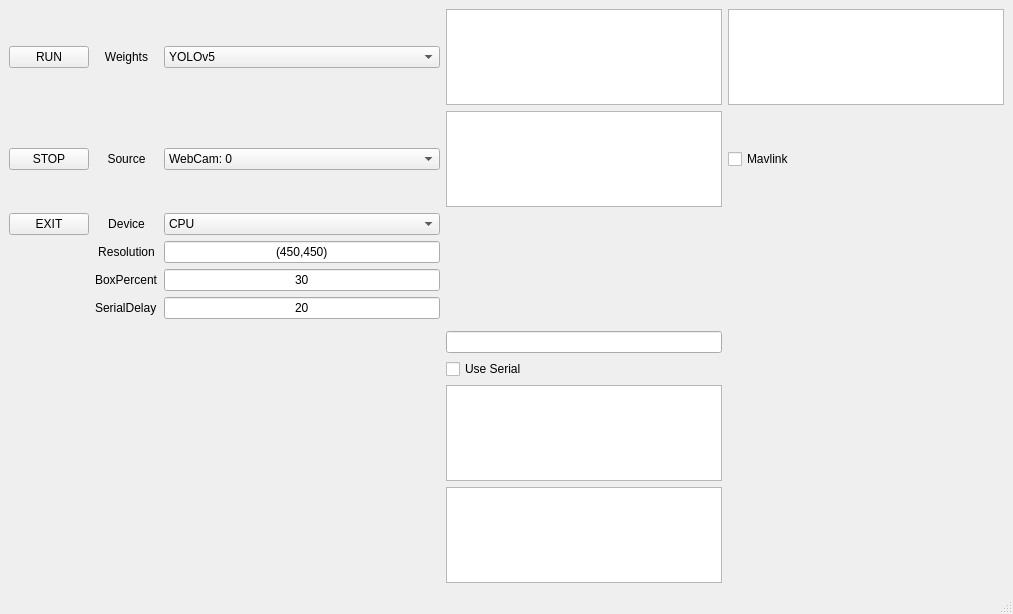
<?xml version="1.0" encoding="UTF-8"?>
<ui version="4.0">
 <class>MainWindow</class>
 <widget class="QMainWindow" name="MainWindow">
  <property name="geometry">
   <rect>
    <x>0</x>
    <y>0</y>
    <width>1013</width>
    <height>614</height>
   </rect>
  </property>
  <property name="windowTitle">
   <string>MainWindow</string>
  </property>
  <widget class="QWidget" name="centralwidget">
   <layout class="QGridLayout" name="gridLayout">
    <item row="5" column="3">
     <widget class="QLineEdit" name="lineEdit_3">
      <property name="maximumSize">
       <size>
        <width>2000</width>
        <height>16777215</height>
       </size>
      </property>
      <property name="text">
       <string>30</string>
      </property>
      <property name="alignment">
       <set>Qt::AlignCenter</set>
      </property>
     </widget>
    </item>
    <item row="7" column="0" rowspan="5" colspan="4">
     <widget class="QLabel" name="label">
      <property name="text">
       <string/>
      </property>
     </widget>
    </item>
    <item row="1" column="0" colspan="2">
     <widget class="QPushButton" name="pushButton_2">
      <property name="text">
       <string>STOP</string>
      </property>
     </widget>
    </item>
    <item row="1" column="2">
     <widget class="QLabel" name="label_4">
      <property name="text">
       <string>Source</string>
      </property>
      <property name="alignment">
       <set>Qt::AlignCenter</set>
      </property>
     </widget>
    </item>
    <item row="3" column="2">
     <widget class="QLabel" name="label_6">
      <property name="text">
       <string>Resolution</string>
      </property>
      <property name="alignment">
       <set>Qt::AlignCenter</set>
      </property>
     </widget>
    </item>
    <item row="0" column="0" colspan="2">
     <widget class="QPushButton" name="pushButton">
      <property name="text">
       <string>RUN</string>
      </property>
     </widget>
    </item>
    <item row="0" column="3">
     <widget class="QComboBox" name="comboBox">
      <item>
       <property name="text">
        <string>YOLOv5</string>
       </property>
      </item>
     </widget>
    </item>
    <item row="3" column="3">
     <widget class="QLineEdit" name="lineEdit">
      <property name="maximumSize">
       <size>
        <width>2000</width>
        <height>16777215</height>
       </size>
      </property>
      <property name="text">
       <string>(450,450)</string>
      </property>
      <property name="alignment">
       <set>Qt::AlignCenter</set>
      </property>
      <property name="readOnly">
       <bool>false</bool>
      </property>
      <property name="clearButtonEnabled">
       <bool>false</bool>
      </property>
     </widget>
    </item>
    <item row="6" column="3">
     <widget class="QLineEdit" name="lineEdit_4">
      <property name="text">
       <string>20</string>
      </property>
      <property name="alignment">
       <set>Qt::AlignCenter</set>
      </property>
     </widget>
    </item>
    <item row="2" column="3">
     <widget class="QComboBox" name="comboBox_3">
      <item>
       <property name="text">
        <string>CPU</string>
       </property>
      </item>
      <item>
       <property name="text">
        <string>CUDA: 0</string>
       </property>
      </item>
      <item>
       <property name="text">
        <string>CUDA: 1</string>
       </property>
      </item>
     </widget>
    </item>
    <item row="0" column="4">
     <widget class="QTextEdit" name="textEdit"/>
    </item>
    <item row="1" column="3">
     <widget class="QComboBox" name="comboBox_2">
      <item>
       <property name="text">
        <string>WebCam: 0</string>
       </property>
      </item>
      <item>
       <property name="text">
        <string>WebCam: 1</string>
       </property>
      </item>
      <item>
       <property name="text">
        <string>WebCam: 2</string>
       </property>
      </item>
     </widget>
    </item>
    <item row="6" column="2">
     <widget class="QLabel" name="label_7">
      <property name="text">
       <string>SerialDelay</string>
      </property>
     </widget>
    </item>
    <item row="2" column="0" colspan="2">
     <widget class="QPushButton" name="pushButton_3">
      <property name="maximumSize">
       <size>
        <width>200</width>
        <height>16777215</height>
       </size>
      </property>
      <property name="text">
       <string>EXIT</string>
      </property>
     </widget>
    </item>
    <item row="0" column="2">
     <widget class="QLabel" name="label_3">
      <property name="text">
       <string>Weights</string>
      </property>
      <property name="alignment">
       <set>Qt::AlignCenter</set>
      </property>
     </widget>
    </item>
    <item row="5" column="2">
     <widget class="QLabel" name="label_2">
      <property name="text">
       <string>BoxPercent</string>
      </property>
     </widget>
    </item>
    <item row="9" column="4">
     <widget class="QCheckBox" name="checkBox">
      <property name="text">
       <string>Use Serial</string>
      </property>
     </widget>
    </item>
    <item row="2" column="2">
     <widget class="QLabel" name="label_5">
      <property name="text">
       <string>Device</string>
      </property>
      <property name="alignment">
       <set>Qt::AlignCenter</set>
      </property>
     </widget>
    </item>
    <item row="1" column="4">
     <widget class="QTextEdit" name="textEdit_2"/>
    </item>
    <item row="8" column="4">
     <widget class="QLineEdit" name="lineEdit_2"/>
    </item>
    <item row="1" column="5">
     <widget class="QCheckBox" name="checkBox_2">
      <property name="text">
       <string>Mavlink</string>
      </property>
     </widget>
    </item>
    <item row="10" column="4">
     <widget class="QTextEdit" name="textEdit_3"/>
    </item>
    <item row="11" column="4">
     <widget class="QTextEdit" name="textEdit_4"/>
    </item>
    <item row="0" column="5">
     <widget class="QTextEdit" name="textEdit_5"/>
    </item>
   </layout>
  </widget>
  <widget class="QMenuBar" name="menubar">
   <property name="geometry">
    <rect>
     <x>0</x>
     <y>0</y>
     <width>1013</width>
     <height>26</height>
    </rect>
   </property>
  </widget>
  <widget class="QStatusBar" name="statusbar"/>
 </widget>
 <resources/>
 <connections/>
</ui>
